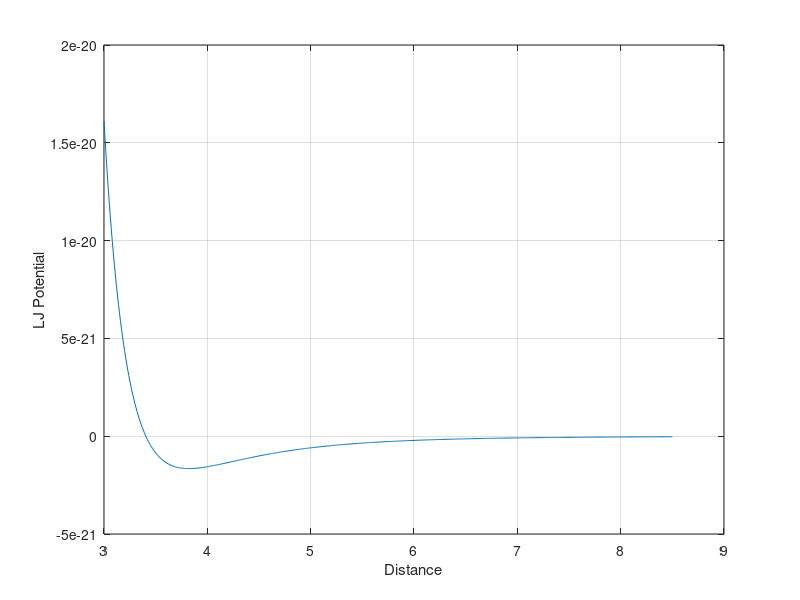

Recreate this plot in MATLAB.
array = ones(4, 1);

for i = 2:1:4
    array(i) = array(i - 1)/2;
end

%========================================
array = ones(2, 3);
array10 = ones(10, 1);

for i = 2:1:10
    array10(i) = array10(i - 1) * 2;
end

%========================================
x = 3:0.01:8.5;
y = 3:0.01:8.5;
beta = 1.0323e-17;
delta = 1.6089e-14;

for i = 1:length(y)
    y(i) = -beta * (1/x(i)^6) + delta * (1/x(i)^12);
end

plot(x, y)
xlabel("Distance");
ylabel("LJ Potential");
grid on;

